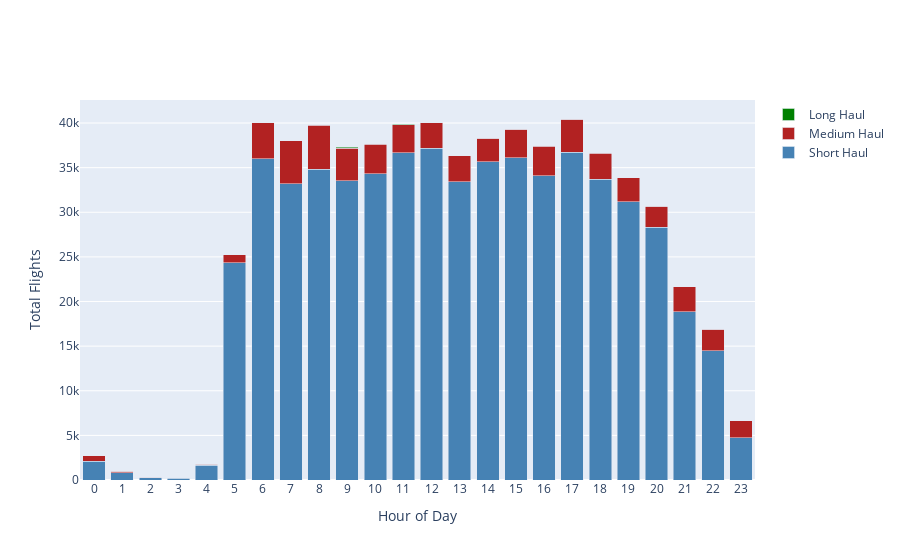
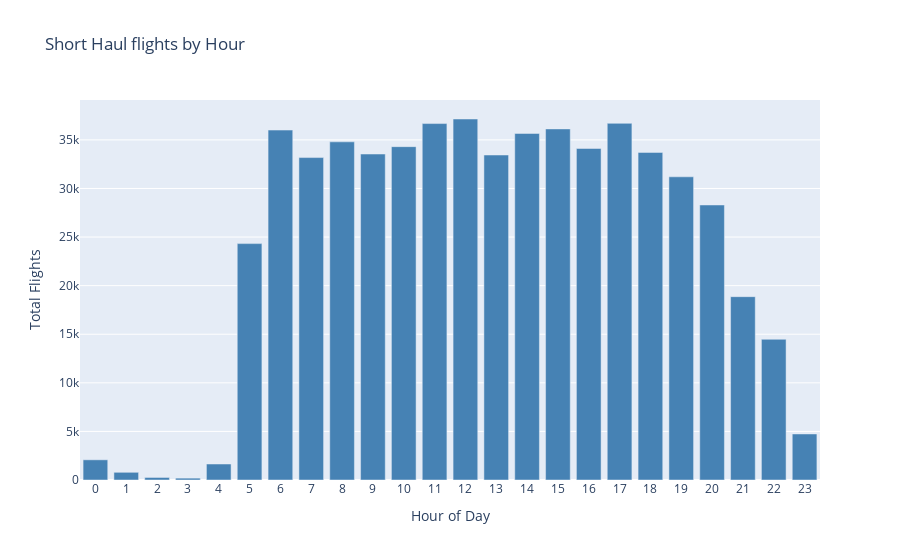
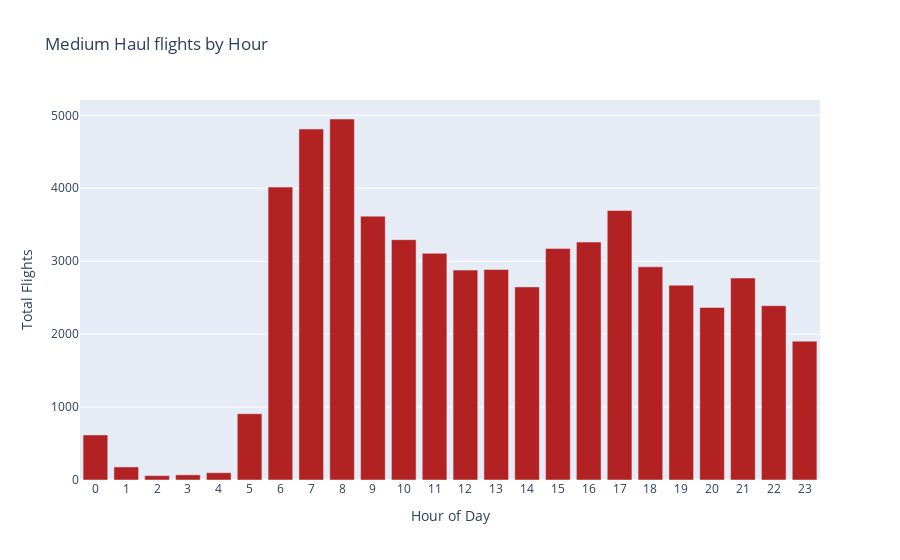
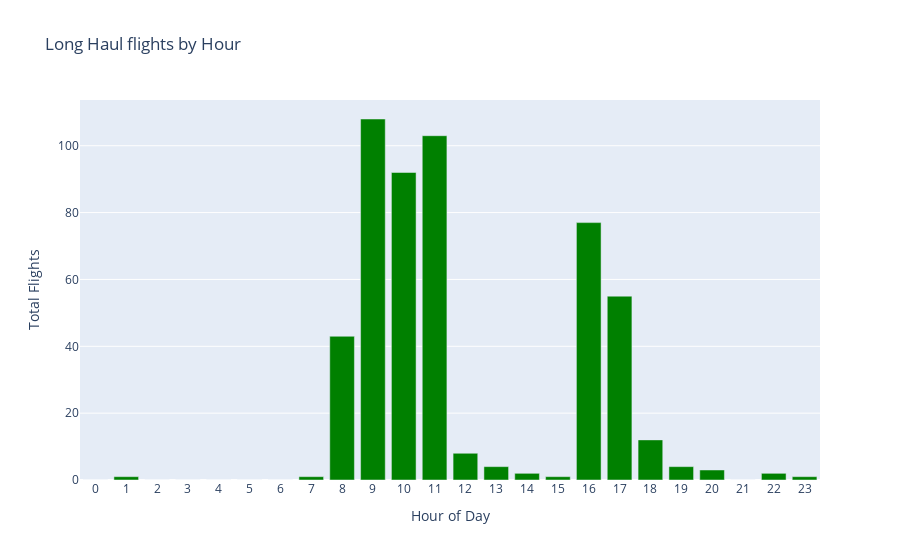

The notebook cell saved with these charts, in order:
### Code cell
colors = {'1':'steelblue',
          '2':'firebrick',
          '3':'green'}

# All flights
fig = go.Figure(data=[
    go.Bar(name= 'Short Haul' , x= df_fh.index , y= df_fh['short_haul' ] , marker_color=colors['1'] ),
    go.Bar(name= 'Medium Haul', x= df_fh.index , y= df_fh['medium_haul'] , marker_color=colors['2'] ),
    go.Bar(name= 'Long Haul'  , x= df_fh.index , y= df_fh['long_haul'  ] , marker_color=colors['3'] )
])

fig.update_layout(barmode='stack',
                  xaxis=dict(
                  title='Hour of Day',
                  tickmode='linear'),
                  yaxis=dict(title='Total Flights'))
fig.show()


# Short flights
data = go.Bar(name='Short Haul',x=df_fh.index, y=df_fh['short_haul'], marker_color=colors['1'] ),

layout = go.Layout(
    title= 'Short Haul flights by Hour',
    xaxis=dict(
    title='Hour of Day',
    tickmode='linear'),
    yaxis=dict(title='Total Flights')    
)

fig = go.Figure(data=data, layout=layout)
fig.show()


# Medium
data = go.Bar(name='Medium Haul',x=df_fh.index, y=df_fh['medium_haul'], marker_color=colors['2']),

layout = go.Layout(
    title= 'Medium Haul flights by Hour',
    xaxis=dict(
    title='Hour of Day',
    tickmode='linear'),
    yaxis=dict(title='Total Flights')
)

fig = go.Figure(data=data, layout=layout)
fig.show()

# Long
data = go.Bar(name='Long Haul',x=df_fh.index, y=df_fh['long_haul'], marker_color=colors['3']),

layout = go.Layout(
    title= 'Long Haul flights by Hour',
    xaxis=dict(
    title='Hour of Day',
    tickmode='linear'),
    yaxis=dict(title='Total Flights')
)

fig = go.Figure(data=data, layout=layout)
fig.show()

### Figure 1 — Plotly figure (JSON) as saved in the notebook; plotly's stock layout.template omitted (floating-point values rounded to 4 significant figures)
{"data": [{"marker": {"color": "steelblue"}, "name": "Short Haul", "type": "bar", "x": [0, 1, 2, 3, 4, 5, 6, 7, 8, 9, 10, 11, 12, 13, 14, 15, 16, 17, 18, 19, 20, 21, 22, 23], "y": [2078, 792, 261, 191, 1647, 24326, 36011, 33181, 34800, 33546, 34305, 36680, 37150, 33445, 35663, 36130, 34118, 36703, 33712, 31201, 28303, 18866, 14480, 4740]}, {"marker": {"color": "firebrick"}, "name": "Medium Haul", "type": "bar", "x": [0, 1, 2, 3, 4, 5, 6, 7, 8, 9, 10, 11, 12, 13, 14, 15, 16, 17, 18, 19, 20, 21, 22, 23], "y": [618, 179, 60, 71, 100, 909, 4016, 4813, 4950, 3618, 3295, 3108, 2878, 2886, 2648, 3176, 3262, 3695, 2923, 2672, 2366, 2769, 2390, 1904]}, {"marker": {"color": "green"}, "name": "Long Haul", "type": "bar", "x": [0, 1, 2, 3, 4, 5, 6, 7, 8, 9, 10, 11, 12, 13, 14, 15, 16, 17, 18, 19, 20, 21, 22, 23], "y": [0, 1, 0, 0, 0, 0, 0, 1, 43, 108, 92, 103, 8, 4, 2, 1, 77, 55, 12, 4, 3, 0, 2, 1]}], "layout": {"barmode": "stack", "xaxis": {"tickmode": "linear", "title": {"text": "Hour of Day"}}, "yaxis": {"title": {"text": "Total Flights"}}}}

### Figure 2 — Plotly figure (JSON) as saved in the notebook; plotly's stock layout.template omitted (floating-point values rounded to 4 significant figures)
{"data": [{"marker": {"color": "steelblue"}, "name": "Short Haul", "type": "bar", "x": [0, 1, 2, 3, 4, 5, 6, 7, 8, 9, 10, 11, 12, 13, 14, 15, 16, 17, 18, 19, 20, 21, 22, 23], "y": [2078, 792, 261, 191, 1647, 24326, 36011, 33181, 34800, 33546, 34305, 36680, 37150, 33445, 35663, 36130, 34118, 36703, 33712, 31201, 28303, 18866, 14480, 4740]}], "layout": {"title": {"text": "Short Haul flights by Hour"}, "xaxis": {"tickmode": "linear", "title": {"text": "Hour of Day"}}, "yaxis": {"title": {"text": "Total Flights"}}}}

### Figure 3 — Plotly figure (JSON) as saved in the notebook; plotly's stock layout.template omitted (floating-point values rounded to 4 significant figures)
{"data": [{"marker": {"color": "firebrick"}, "name": "Medium Haul", "type": "bar", "x": [0, 1, 2, 3, 4, 5, 6, 7, 8, 9, 10, 11, 12, 13, 14, 15, 16, 17, 18, 19, 20, 21, 22, 23], "y": [618, 179, 60, 71, 100, 909, 4016, 4813, 4950, 3618, 3295, 3108, 2878, 2886, 2648, 3176, 3262, 3695, 2923, 2672, 2366, 2769, 2390, 1904]}], "layout": {"title": {"text": "Medium Haul flights by Hour"}, "xaxis": {"tickmode": "linear", "title": {"text": "Hour of Day"}}, "yaxis": {"title": {"text": "Total Flights"}}}}

### Figure 4 — Plotly figure (JSON) as saved in the notebook; plotly's stock layout.template omitted (floating-point values rounded to 4 significant figures)
{"data": [{"marker": {"color": "green"}, "name": "Long Haul", "type": "bar", "x": [0, 1, 2, 3, 4, 5, 6, 7, 8, 9, 10, 11, 12, 13, 14, 15, 16, 17, 18, 19, 20, 21, 22, 23], "y": [0, 1, 0, 0, 0, 0, 0, 1, 43, 108, 92, 103, 8, 4, 2, 1, 77, 55, 12, 4, 3, 0, 2, 1]}], "layout": {"title": {"text": "Long Haul flights by Hour"}, "xaxis": {"tickmode": "linear", "title": {"text": "Hour of Day"}}, "yaxis": {"title": {"text": "Total Flights"}}}}
